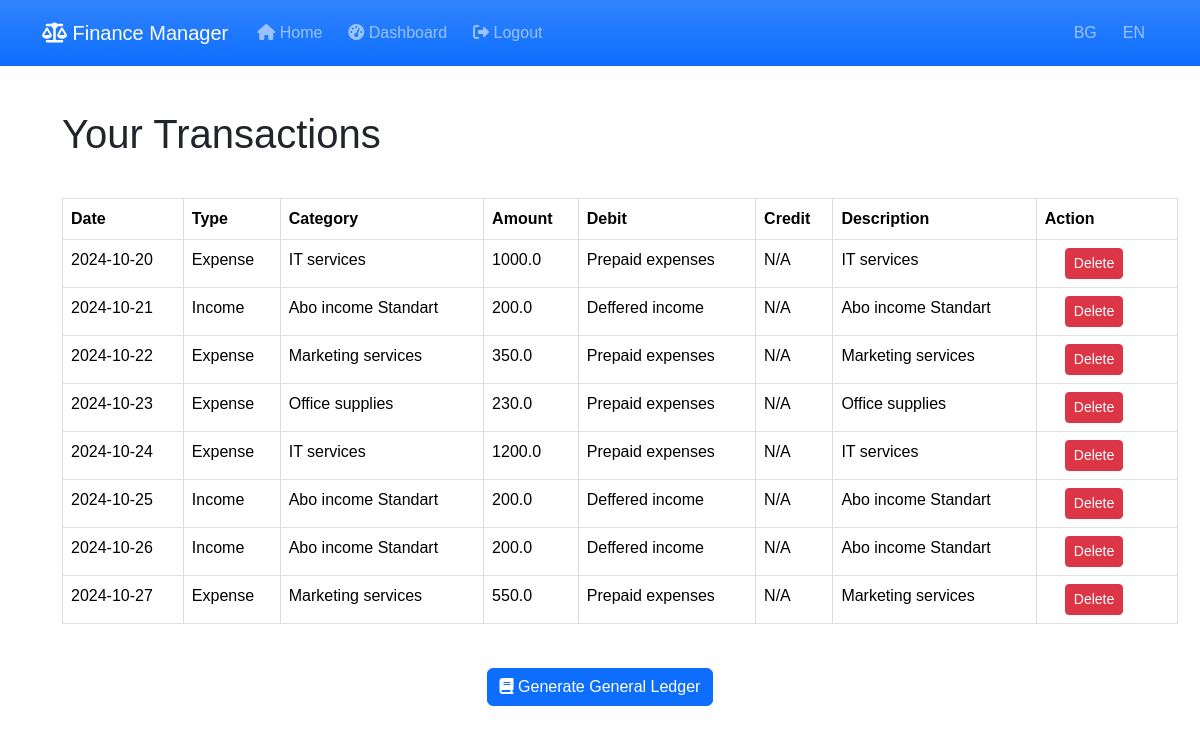
Screenshot of /user_transactions (signed in) with the database file from the repository.
### models.py (models this page shows)
class Transaction(db.Model):
    id = db.Column(db.Integer, primary_key=True)
    date = db.Column(db.Date, nullable=False, default=date.today)
    type = db.Column(db.String(10), nullable=False)  # 'income' or 'expense'
    category = db.Column(db.String(50), nullable=False)
    income_statement_category = db.Column(db.String(100), nullable=True)  # Категория в ОПР (напр. 'Personnel expenses')
    amount = db.Column(db.Float, nullable=False)
    description = db.Column(db.String(200), nullable=True)
    account_id = db.Column(db.Integer, db.ForeignKey('account.id'), nullable=False)
    user_id = db.Column(db.Integer, db.ForeignKey('user.id'), nullable=False)
    debit = db.Column(db.String(100), nullable=True)  # New field for debit category
    credit = db.Column(db.String(100), nullable=True)

### transactions.py (the view)
@transaction.route('/user_transactions', methods=['GET'])
@login_required
def view_user_transactions():
    transactions = Transaction.query.filter_by(user_id=current_user.id).all()
    return render_template('transactions.html', transactions=transactions)

### app.py (called while the page is built)
@login_manager.user_loader
def load_user(user_id):
    return User.query.get(int(user_id))

@app.context_processor
def inject_current_year():
    return {'current_year': datetime.now().year}

### templates/transactions.html (shortened to what this page needs)
{% extends 'base.html' %}
{% block content %}
<h1>Your Transactions</h1>
{% if transactions %}
<table class="table table-bordered table-hover">
    <thead>
        <tr>
            <th>Date</th>
            <th>Type</th>
            <th>Category</th>
            <th>Amount</th>
            <th>Debit</th>
            <th>Credit</th>
            <th>Description</th>
            <th>Action</th>
        </tr>
    </thead>
    <tbody>
        {% for t in transactions %}
        <tr>
            <td>{{ t.date.strftime('%Y-%m-%d') }}</td>
            <td>{{ 'Income' if t.type == 'income' else 'Expense' }}</td>
            <td>{{ t.category }}</td>
            <td>{{ t.amount }}</td>
            <td>{{ t.debit or 'N/A' }}</td>
            <td>{{ t.credit or 'N/A' }}</td>
            <td>{{ t.description }}</td>
            <td>
                <form action="{{ url_for('transactions_blueprint.delete_transaction', transaction_id=t.id) }}" method="POST" style="display:inline;">
                    <button type="submit" class="btn btn-danger btn-sm" onclick="return confirm('Are you sure you want to delete this transaction?');">
                        Delete
                    </button>
                </form>
            </td>
        </tr>
        {% endfor %}
    </tbody>
</table>
<div class="text-center mt-4">
    <form action="{{ url_for('transactions_blueprint.generate_general_ledger') }}" method="POST">
        <button type="submit" class="btn btn-primary">
            <i class="fas fa-book"></i> Generate General Ledger
        </button>
    </form>
</div>
{% else %}
<p>You have no transactions recorded.</p>
{% endif %}
{% endblock %}

### templates/base.html (shortened to what this page needs)
<!DOCTYPE html>
<html lang="en">
<head>
    <link rel="stylesheet" href="https://cdn.jsdelivr.net/npm/bootstrap@5.3.2/dist/css/bootstrap.min.css">
    <link rel="stylesheet" href="https://cdnjs.cloudflare.com/ajax/libs/font-awesome/6.5.0/css/all.min.css">
    <link rel="stylesheet" href="{{ url_for('static', filename='styles.css') }}">
</head>
<body>
    <nav class="navbar navbar-expand-lg navbar-dark bg-primary bg-gradient">
        <div class="container">
            <a class="navbar-brand" href="{{ url_for('index') }}">
                <i class="fas fa-balance-scale"></i> {{ _('Finance Manager') }}
            </a>
            <div class="collapse navbar-collapse" id="navbarNav">
                <ul class="navbar-nav me-auto">
                    <li class="nav-item">
                        <a class="nav-link" href="{{ url_for('index') }}">
                            <i class="fas fa-home"></i> {{ _('Home') }}
                        </a>
                    </li>
                    {% if current_user.is_authenticated %}
                        <li class="nav-item">
                            <a class="nav-link" href="{{ url_for('reports') }}">
                                <i class="fas fa-tachometer-alt"></i> {{ _('Dashboard') }}
                            </a>
                        </li>
                        <li class="nav-item">
                            <a class="nav-link" href="{{ url_for('auth.logout') }}">
                                <i class="fas fa-sign-out-alt"></i> {{ _('Logout') }}
                            </a>
                        </li>
                    {% endif %}
                </ul>
                <ul class="navbar-nav">
                    <li class="nav-item">
                        <a class="nav-link" href="{{ url_for('change_language', language='bg') }}">BG</a>
                    </li>
                    <li class="nav-item">
                        <a class="nav-link" href="{{ url_for('change_language', language='en') }}">EN</a>
                    </li>
                </ul>
            </div>
        </div>
    </nav>
    <div class="container mt-4">
        {% block content %}{% endblock %}
    </div>
</body>
</html>

### static/styles.css (style rules this page uses)
body { font-family: Arial, sans-serif; margin: 0; padding: 0; }
h1, h2 { padding: 20px; }
form { padding: 20px; }
table { width: 100%; border-collapse: collapse; margin: 20px; }
table, th, td { border: 1px solid #ddd; }
th, td { padding: 8px; text-align: left; }
ul { list-style-type: none; padding: 0; }
li { padding: 5px; }

### rows the page displays
Transaction: date "2024-10-20", type "Expense", category "IT services", amount "1000.0", debit "Prepaid expenses", credit "N/A", description "IT services"
Transaction: date "2024-10-21", type "Income", category "Abo income Standart", amount "200.0", debit "Deffered income", credit "N/A", description "Abo income Standart"
Transaction: date "2024-10-22", type "Expense", category "Marketing services", amount "350.0", debit "Prepaid expenses", credit "N/A", description "Marketing services"
Transaction: date "2024-10-23", type "Expense", category "Office supplies", amount "230.0", debit "Prepaid expenses", credit "N/A", description "Office supplies"
Transaction: date "2024-10-24", type "Expense", category "IT services", amount "1200.0", debit "Prepaid expenses", credit "N/A", description "IT services"
Transaction: date "2024-10-25", type "Income", category "Abo income Standart", amount "200.0", debit "Deffered income", credit "N/A", description "Abo income Standart"
Transaction: date "2024-10-26", type "Income", category "Abo income Standart", amount "200.0", debit "Deffered income", credit "N/A", description "Abo income Standart"
Transaction: date "2024-10-27", type "Expense", category "Marketing services", amount "550.0", debit "Prepaid expenses", credit "N/A", description "Marketing services"
